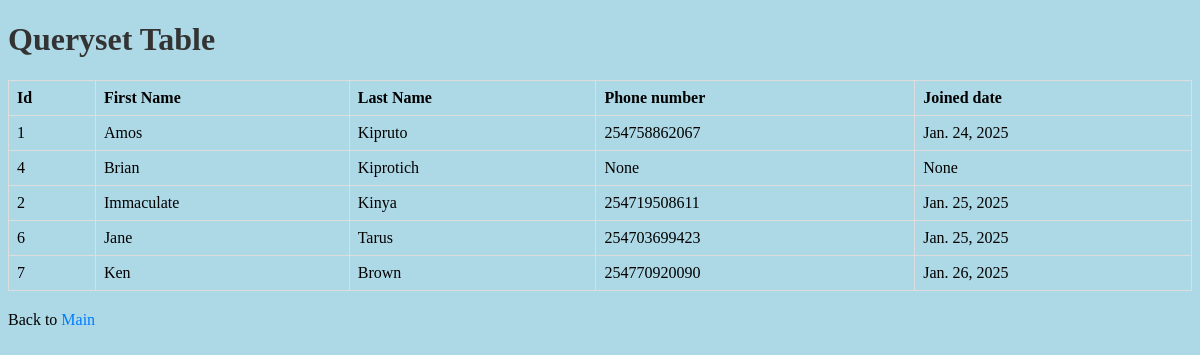
Screenshot of /testing/ with the database file from the repository.
### members/models.py (models this page shows)
class Members(models.Model):
  firstname = models.CharField(max_length = 255)
  lastname = models.CharField(max_length = 255)
  phone = models.IntegerField(null= True)
  joined_date = models.DateField(null= True)

### members/views.py (the view)
# urls.py: path('testing/', views.testing, name='testing'),
def testing(request):
  template = loader.get_template('test.html')
  mydata = Members.objects.all().order_by('firstname').values() # descending order
  context = {
    'mydata': mydata,
  }
  return HttpResponse(template.render(context, request))

### members/Templates/test.html (shortened to what this page needs)
{% extends 'master.html' %}
{% load static %}
{% block content %}
  <link rel="stylesheet" href="{% static 'myfirst.css' %}">
  <h1>
    Queryset Table
  </h1>
  <table>
    <thead>
      <tr>
        <th>Id</th>
        <th>First Name</th>
        <th>Last Name</th>
        <th>Phone number</th>
        <th>Joined date</th>
      </tr>
    </thead>
    <tbody>
      {% for member in mydata %}
      <tr>
        <td>{{member.id}}</td>
        <td>{{member.firstname}}</td>
        <td>{{member.lastname}}</td>
        <td>{{member.phone}}</td>
        <td>{{member.joined_date}}</td>
      </tr>
      {% endfor %}
  </tbody>
  </table>
  <p>
    Back to <a href="{% url 'main' %}">Main</a>
  </p>
{% endblock %}

### members/static/myfirst.css (style rules this page uses)
body { background-color: lightblue; font-family: verdana; }
table { width: 100%; border-collapse: collapse; margin: 20px 0; }
table, th, td { border: 1px solid #ddd; }
th, td { padding: 8px; text-align: left; }
h1 { color: #333; }
a { color: #007bff; text-decoration: none; }

### rows the page displays
Members: id "1", firstname "Amos", lastname "Kipruto", phone "254758862067", joined_date "Jan. 24, 2025"
Members: id "4", firstname "Brian", lastname "Kiprotich", phone "None", joined_date "None"
Members: id "2", firstname "Immaculate", lastname "Kinya", phone "254719508611", joined_date "Jan. 25, 2025"
Members: id "6", firstname "Jane", lastname "Tarus", phone "254703699423", joined_date "Jan. 25, 2025"
Members: id "7", firstname "Ken", lastname "Brown", phone "254770920090", joined_date "Jan. 26, 2025"
